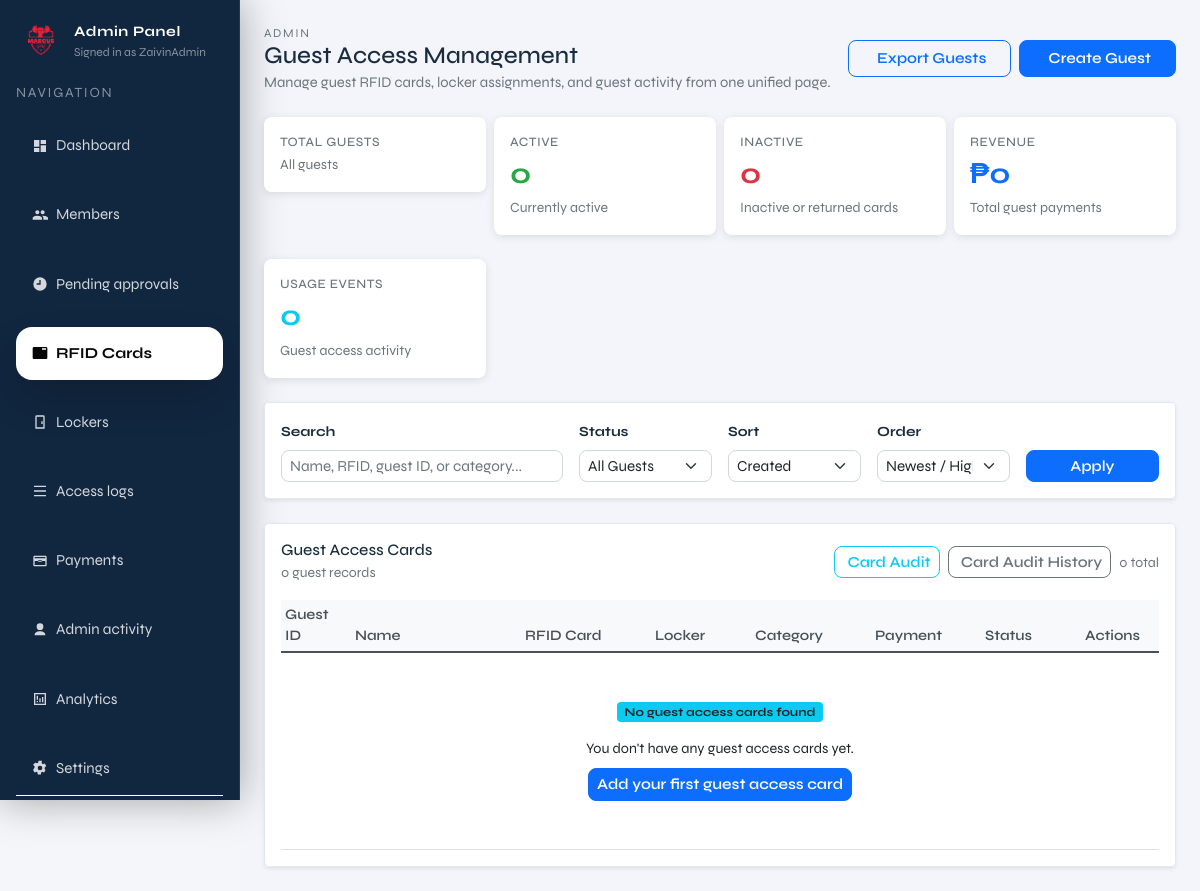
The page /admin/rfid (signed in) on the database as committed earlier.
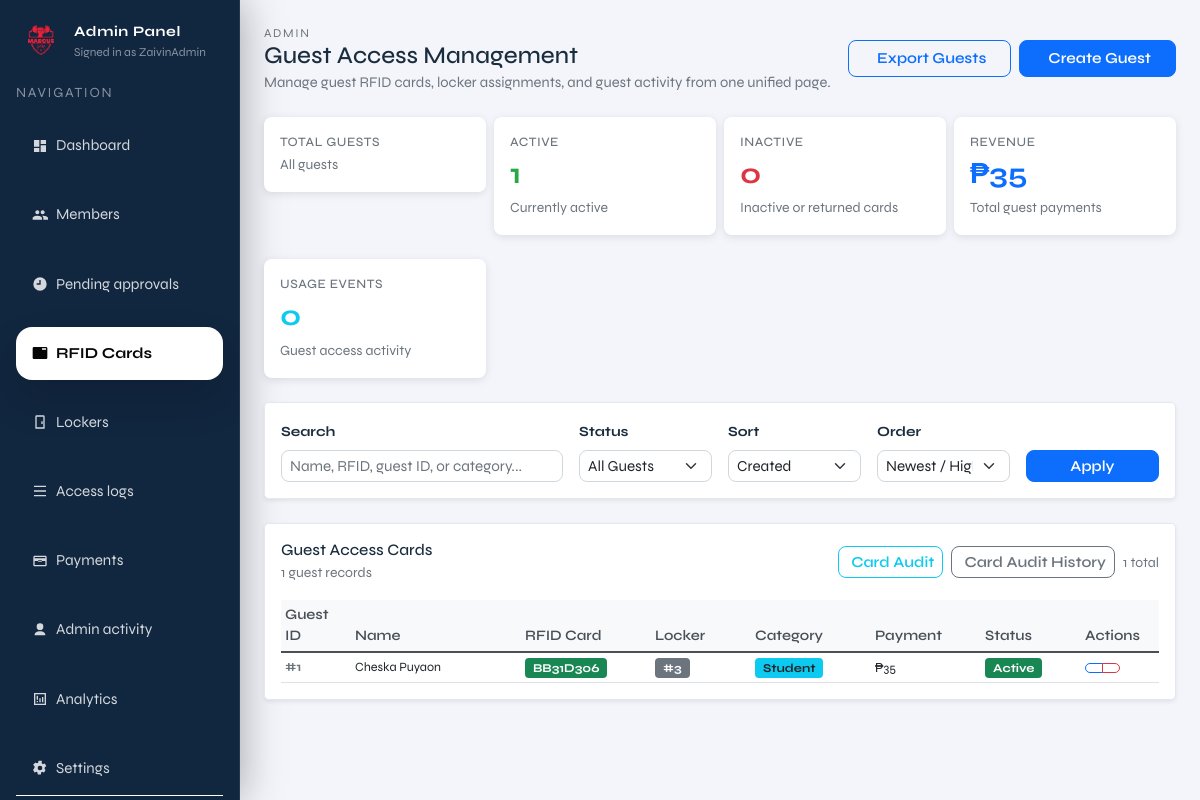
The same page on the database as committed later.
### tables this page shows
CREATE TABLE members (
              id INTEGER PRIMARY KEY AUTOINCREMENT,
              full_name TEXT NOT NULL,
              address TEXT,
              contact_number TEXT,
              age INTEGER,
              category TEXT,
              payment_status TEXT NOT NULL DEFAULT 'unpaid',
              paid_at TEXT,
              status TEXT NOT NULL DEFAULT 'pending',
              created_at TEXT NOT NULL DEFAULT (datetime('now'))
            , locker_id INTEGER, fingerprint_uid TEXT, rfid_uid TEXT, expiry_date TEXT, member_type TEXT DEFAULT 'regular');

### admin.py (the view)
@admin_bp.get("/rfid")
def admin_rfid():
    guard = _require_admin()
    if guard is not None:
        return guard
    q = request.args.get("q", "").strip()
    status_filter = request.args.get("status", "all")  # all|active|inactive
    sort_by = request.args.get("sort", "created_at")  # created_at|total_payments|name
    sort_order = request.args.get("order", "desc")  # asc|desc
    with connect() as conn:
        base_query = """
        SELECT
            m.id,
            m.full_name,
            m.rfid_uid,
            m.locker_id,
            CASE
                WHEN LOWER(TRIM(m.category)) = 'student' THEN 'student'
                ELSE 'regular'
            END AS category,
            m.created_at,
            COALESCE((SELECT SUM(amount) FROM payments p2 WHERE p2.member_id = m.id), 0) AS total_payments,
            COALESCE((SELECT COUNT(*) FROM payments p2 WHERE p2.member_id = m.id), 0) AS payment_count,
            COUNT(al.id) AS total_access_events,
            MAX(al.created_at) AS last_access_time,
            (SELECT grc.status
               FROM guest_rfid_cards grc
               WHERE grc.guest_id = m.id
               ORDER BY grc.issue_time DESC
               LIMIT 1) AS card_status
        FROM members m
        LEFT JOIN access_logs al ON al.actor_type = 'guest' AND al.actor_ref = m.rfid_uid
        WHERE m.member_type = 'guest'
        """
        params = []
        if q:
            base_query += " AND (m.full_name LIKE ? OR m.rfid_uid LIKE ? OR CAST(m.id AS TEXT) LIKE ? OR m.category LIKE ? )"
            search_param = f"%{q}%"
            params.extend([search_param, search_param, search_param, search_param])
        if status_filter == "active":
            base_query += " AND EXISTS ("
            base_query += "SELECT 1 FROM guest_rfid_cards grc "
            base_query += "WHERE grc.guest_id = m.id "
            base_query += "  AND grc.issue_time = (SELECT MAX(issue_time) FROM guest_rfid_cards grc2 WHERE grc2.guest_id = m.id) "
            base_query += "  AND grc.status = 'ACTIVE')"
        elif status_filter == "inactive":
            base_query += " AND EXISTS ("
            base_query += "SELECT 1 FROM guest_rfid_cards grc "
            base_query += "WHERE grc.guest_id = m.id "
            base_query += "  AND grc.issue_time = (SELECT MAX(issue_time) FROM guest_rfid_cards grc2 WHERE grc2.guest_id = m.id) "
            base_query += "  AND grc.status != 'ACTIVE')"
        base_query += " GROUP BY m.id, m.full_name, m.rfid_uid, m.locker_id, m.category, m.created_at"
        sort_column_map = {
            "created_at": "m.created_at",
            "total_payments": "total_payments",
            "name": "m.full_name"
        }
        sort_column = sort_column_map.get(sort_by, "m.created_at")
        base_query += f" ORDER BY {sort_column} {'DESC' if sort_order == 'desc' else 'ASC'}"
        guests = conn.execute(base_query, params).fetchall()
        total_guests = conn.execute(
            "SELECT COUNT(*) AS c FROM members WHERE member_type = 'guest'"
        ).fetchone()["c"]
        active_count = conn.execute(
            """
            SELECT COUNT(*) AS c
            FROM members m
            WHERE m.member_type = 'guest'
              AND EXISTS (
                  SELECT 1 FROM guest_rfid_cards grc
                  WHERE grc.guest_id = m.id
                    AND grc.issue_time = (
                        SELECT MAX(issue_time) FROM guest_rfid_cards grc2 WHERE grc2.guest_id = m.id
                    )
                    AND grc.status = 'ACTIVE'
              )
            """
        ).fetchone()["c"]
        inactive_count = conn.execute(
            """
            SELECT COUNT(*) AS c
            FROM members m
            WHERE m.member_type = 'guest'
              AND EXISTS (
                  SELECT 1 FROM guest_rfid_cards grc
                  WHERE grc.guest_id = m.id
                    AND grc.issue_time = (
                        SELECT MAX(issue_time) FROM guest_rfid_cards grc2 WHERE grc2.guest_id = m.id
                    )
                    AND grc.status != 'ACTIVE'
              )
            """
        ).fetchone()["c"]
        total_revenue = conn.execute(
            """
            SELECT COALESCE(SUM(p.amount), 0) AS total
            FROM payments p
            JOIN members m ON p.member_id = m.id
            WHERE m.member_type = 'guest'
            """
        ).fetchone()["total"]
        total_access_events = conn.execute(
            "SELECT COUNT(*) AS c FROM access_logs WHERE actor_type = 'guest'"
        ).fetchone()["c"]
    guests = [dict(g) for g in guests]
    return render_template(
        "admin/pages/admin_rfid.html",
        current_page="rfid",
        admin_username=session.get("admin_username"),
        current_admin_id=session.get("admin_id", 1),
        guests=guests,
        q=q,
        status_filter=status_filter,
        sort_by=sort_by,
        sort_order=sort_order,
        active_count=active_count,
        inactive_count=inactive_count,
        total_revenue=total_revenue,
        total_access_events=total_access_events,
        now=datetime.now(),
    )

### admin.py (called while the page is built)
def _require_admin():
    if not session.get("admin_logged_in"):
        return redirect(url_for("admin.admin_login"))
    return None

@admin_bp.before_request
def _protect_admin_routes():
    if request.endpoint in ("admin.admin_login", "admin.admin_login_submit"):
        return None
    if not session.get("admin_logged_in"):
        return redirect(url_for("admin.admin_login"))

### db.py (called while the page is built, shortened)
def _db_path() -> Path:
    env_path = os.getenv("LOCKER_DB_PATH")
    if env_path:
        return Path(env_path)
    current_dir = Path(__file__).resolve().parent
    candidate_paths = [
        current_dir / "locker.sqlite3",
        current_dir / "locker.db",
        current_dir.parent / "locker.sqlite3",
        current_dir.parent / "locker.db",
    ]
    for path in candidate_paths:
        if path.exists():
            return path
    return current_dir.parent / "locker.sqlite3"

def _database_url() -> Optional[str]:
    return os.getenv("DATABASE_URL") or os.getenv("POSTGRES_URL")

    def _translate_sql(self, sql: str, params: Optional[Iterable[Any]] = None) -> str:
        if not self._is_postgres:
            return sql

### templates/admin/pages/admin_rfid.html (shortened to what the changed rows need)
{% extends "admin/layout/admin.html" %}
{% block admin_content %}
  <div class="d-flex justify-content-between align-items-center mb-4 flex-column flex-sm-row gap-3">
    <div>
      <h1 class="h4 mb-0">Guest Access Management</h1>
    </div>
  </div>
  <div class="row g-2 mb-4">
    <div class="col-6 col-lg-3">
      <div class="card" style="border: none; box-shadow: 0 2px 8px rgba(0,0,0,0.1); border-radius: 0.5rem;">
        <div class="card-body p-3">
          <div style="color: #6c757d; font-size: 0.8rem; font-weight: 500; text-transform: uppercase; letter-spacing: 0.04em;">Active</div>
          <div style="font-size: 1.8rem; font-weight: 700; color: #28a745;">{{ active_count }}</div>
          <small class="text-muted">Currently active</small>
        </div>
      </div>
    </div>
    <div class="col-6 col-lg-3">
      <div class="card" style="border: none; box-shadow: 0 2px 8px rgba(0,0,0,0.1); border-radius: 0.5rem;">
        <div class="card-body p-3">
          <div style="color: #6c757d; font-size: 0.8rem; font-weight: 500; text-transform: uppercase; letter-spacing: 0.04em;">Revenue</div>
          <div style="font-size: 1.8rem; font-weight: 700; color: #0d6efd;">₱{{ total_revenue }}</div>
          <small class="text-muted">Total guest payments</small>
        </div>
      </div>
    </div>
  </div>
  <div class="card shadow-sm rounded-3">
    <div class="card-body">
      <div class="d-flex justify-content-between align-items-center mb-3">
        <div>
          <h6 class="card-title mb-0">Guest Access Cards</h6>
          <small class="text-muted">{{ guests|length }} guest records</small>
        </div>
        <div class="d-flex gap-2 align-items-center">
          <button type="button" class="btn btn-sm btn-outline-info" onclick="showCardAuditReport()">
             Card Audit
          </button>
          <button type="button" class="btn btn-sm btn-outline-secondary" onclick="showCardAuditHistory()">
             Card Audit History
          </button>
          <span class="text-muted small">{{ guests|length }} total</span>
        </div>
      </div>
      <div class="guests-wrapper table-responsive">
        <table class="table table-sm table-hover align-middle mb-0">
          <thead class="position-sticky" style="top: 0; background: white; z-index: 10;">
            <tr>
              <th style="width: 70px;">Guest ID</th>
              <th style="width: 170px;">Name</th>
              <th style="width: 130px;">RFID Card</th>
              <th style="width: 100px;">Locker</th>
              <th style="width: 120px;">Category</th>
              <th style="width: 110px;">Payment</th>
              <th style="width: 100px;">Status</th>
              <th>Actions</th>
            </tr>
          </thead>
          <tbody>
            {% if guests %}
              {% for guest in guests %}
                {% set card_status = guest.card_status or 'UNKNOWN' %}
                <tr>
                  <td class="text-muted small fw-bold">#{{ guest.id }}</td>
                  <td class="small">{{ guest.full_name }}</td>
                  <td>
                    <span class="badge bg-success" style="font-size: 0.75rem;">{{ guest.rfid_uid }}</span>
                  </td>
                  <td>
                    {% if guest.locker_id is not none %}
                      <span class="badge bg-secondary" style="font-size: 0.75rem;">#{{ guest.locker_id }}</span>
                    {% else %}
                      <span class="text-muted small">—</span>
                    {% endif %}
                  </td>
                  <td>
                    {% set category_label = 'Student' if guest.category and guest.category|lower == 'student' else 'Regular' %}
                    <span class="badge bg-info text-dark" style="font-size: 0.75rem;">{{ category_label }}</span>
                  </td>
                  <td>
                    <span class="text-dark small fw-semibold">₱{{ "{:,}".format(guest.total_payments) }}</span>
                  </td>
                  <td>
                    {% if card_status == 'ACTIVE' %}
                      <span class="badge bg-success" style="font-size: 0.75rem;">Active</span>
                    {% elif card_status in ['EXPIRED', 'RETURNED'] %}
                      <span class="badge bg-warning text-dark" style="font-size: 0.75rem;">Returned</span>
                    {% elif card_status == 'BLACKLISTED' %}
                      <span class="badge bg-dark" style="font-size: 0.75rem;">Blacklisted</span>
                    {% elif card_status == 'LOST' %}
                      <span class="badge bg-secondary" style="font-size: 0.75rem;">Lost</span>
                    {% else %}
                      <span class="badge bg-secondary" style="font-size: 0.75rem;">{{ card_status }}</span>
                    {% endif %}
                  </td>
                  <td>
                    <div class="btn-group" role="group" aria-label="Guest actions">
                      <button type="button" class="btn btn-sm btn-outline-primary" title="View details"
                              onclick="showGuestDetails({{ guest.id }})">
                      </button>
                      <button type="button" class="btn btn-sm btn-outline-danger" title="Remove"
                              onclick="showDeleteModal('guest', { id: {{ guest.id }}, rfid_uid: '{{ guest.rfid_uid }}', name: '{{ guest.full_name|replace("'", "\\'") }}', locker_id: {{ guest.locker_id or 'null' }} }, function() { document.getElementById('deleteForm{{ guest.id }}').submit(); })">
                      </button>
                    </div>
                  </td>
                </tr>
              {% endfor %}
            {% else %}
              <tr>
                <td colspan="8" class="p-4">
                  <div class="text-center py-4">
                    <div class="mb-3">
                      <span class="badge bg-info text-dark">No guest access cards found</span>
                    </div>
                    {% if q %}
                      <p class="mb-2">No results for <strong>{{ q }}</strong>. Try a different name, card UID, or locker.</p>
                    {% else %}
                      <p class="mb-2">You don't have any guest access cards yet.</p>
                    {% endif %}
                    <button class="btn btn-sm btn-primary" data-bs-toggle="modal" data-bs-target="#createGuestModal">
                      Add your first guest access card
                    </button>
                  </div>
                </td>
              </tr>
            {% endif %}
          </tbody>
        </table>
      </div>
    </div>
  </div>
{% endblock %}

Rows that differ between the two databases and show on the page:
added members: id "1", full_name "Cheska Puyaon", rfid_uid "BB31D306", locker_id "3", category "Student", total_payments "35"
Other text that changed with them:
{{ active_count }}: "0" → "1"
{{ total_revenue }}: "0" → "35"
{{ guests|length }}: "0" → "1"
text no longer shown: "No guest access cards found You don't have any guest access cards yet. Add your first guest access card"
